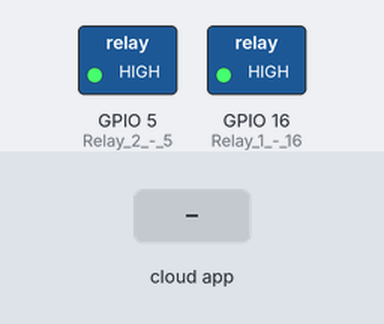
A sketch run on a simulated ESP8266 (NodeMCU). On the bench: switched loads named in the sketch (green lamp = pin HIGH). The inputs (shaded band) are chosen by the test bench. WiFi joins after 1.5 s; servers stay silent unless stated; no MQTT or app messages arrive unless stated; what the sketch prints to the serial monitor is not drawn.

Above: at 2.7 s.
2.8 s: the phone or cloud app sets relays to R1A
At 4.0 s:
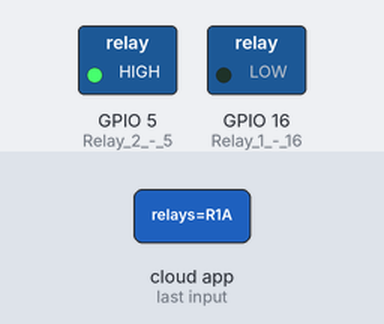
4.3 s: the phone or cloud app sets relays to 12A
At 5.5 s:
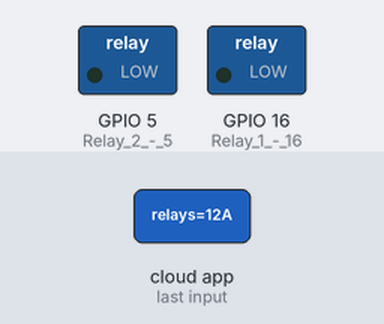
5.8 s: the phone or cloud app sets relays to R1B
At 6.3 s:
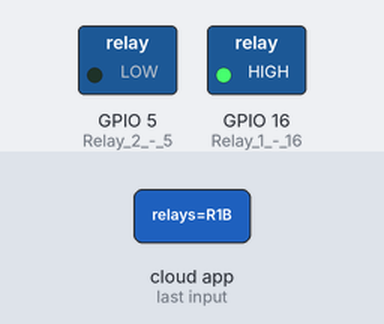
7.3 s: the phone or cloud app sets relays to R2B
At 7.7 s:
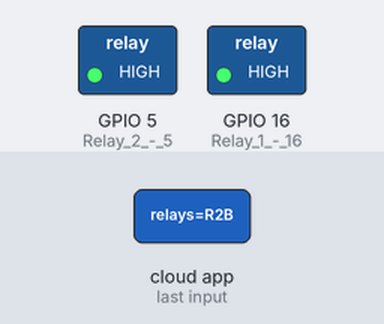
8.8 s: the phone or cloud app sets relays to R2A
At 9.6 s:
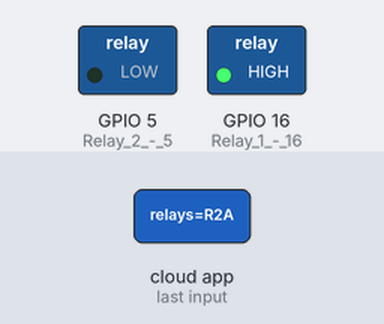
Timing chart, 0 to 11.3 s (numbered marks = the images above; inputs shaded):
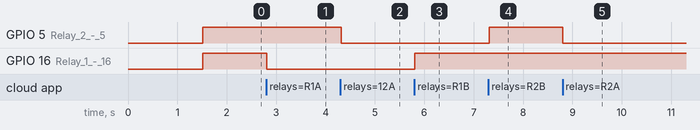

Measured:
- after the input at 2.8 s, GPIO 16 (Relay_1_-_16): HIGH → LOW at once
- after the input at 4.3 s, GPIO 5 (Relay_2_-_5): HIGH → LOW at once
- after the input at 5.8 s, GPIO 16 (Relay_1_-_16): LOW → HIGH at once
- after the input at 7.3 s, GPIO 5 (Relay_2_-_5): LOW → HIGH at once
- after the input at 8.8 s, GPIO 5 (Relay_2_-_5): HIGH → LOW at once

The sketch:

Home_Automation_Mqtt.ino
```cpp
//Home Automation Project - By - Steve Nathan de Sa

#include <ESP8266WiFi.h>
#include "Adafruit_MQTT.h"
#include "Adafruit_MQTT_Client.h"

/**WiFi Access Point**/

#define WLAN_SSID       "Pixel"
#define WLAN_PASS       "stevedesasnd7"

/**Adafruit.io Setup**/

#define AIO_SERVER      "io.adafruit.com"
#define AIO_SERVERPORT  1883                   // use 8883 for SSL
#define AIO_USERNAME    "stevedesa"
#define AIO_KEY         "f92e4c1f207b49dd827a31af59a30514"

/**Global State**/

// Create an ESP8266 WiFiClient class to connect to the MQTT server. // WiFiClient client; or WiFiClientSecure client;(SSL)
WiFiClient client;

// Setup the MQTT client class by passing in the WiFi client and MQTT server and login details.
Adafruit_MQTT_Client mqtt(&client, AIO_SERVER, AIO_SERVERPORT, AIO_USERNAME, AIO_KEY);

/**Feeds**/

// Feeds for publishing.
Adafruit_MQTT_Subscribe relays = Adafruit_MQTT_Subscribe(&mqtt, AIO_USERNAME "/feeds/relays");

/**Code**/

void MQTT_connect();

void setup() {
  Serial.begin(115200);
  delay(10);

  Serial.println("Home Automation Project - By Steve Nathan de Sa");

  // Connect to WiFi access point.
  Serial.println(); Serial.println();
  Serial.print("Connecting to ");
  Serial.println(WLAN_SSID);

  WiFi.begin(WLAN_SSID, WLAN_PASS);
  while (WiFi.status() != WL_CONNECTED)
  {
    delay(500);
    Serial.print(".");
  }
  Serial.println();

  Serial.println("WiFi connected");
  Serial.println("IP address: ");
  Serial.println(WiFi.localIP());

  // Setting up MQTT subscription for relay feeds.
  mqtt.subscribe(&relays);

  // Setting up relay pins
  pinMode(16, OUTPUT); //Relay 1 - 16
  pinMode(5, OUTPUT);  //Relay 2 - 5
  digitalWrite(16, HIGH); //Relay 1 - LOW (INITIALLY)
  digitalWrite(5, HIGH

  );  //Relay 2 - LOW (INITIALLY)
}

void MQTT_connect() //Connecting to the MQTT Server for publishing
{
  int8_t ret;

  // Stop if already connected.
  if (mqtt.connected())
  {
    return;
  }
  Serial.print("Connecting to MQTT... ");

  uint8_t retries = 3;
  while ((ret = mqtt.connect()) != 0)
       { // connect will return 0 for connected
        Serial.println(mqtt.connectErrorString(ret));
        Serial.println("Retrying MQTT connection in 5 seconds...");
        mqtt.disconnect();
        delay(5000);  // wait for 5 seconds
        retries--;
         if (retries == 0)
         { // basically die and wait for WDT to reset me
         while (1);
         }
       }
  Serial.println("MQTT Connected!");
}

void loop()
{
  MQTT_connect();

  Adafruit_MQTT_Subscribe *subscription;
  while ((subscription = mqtt.readSubscription(5000)))
  {
    if (subscription == &relays)
    {
      String last = (char *)relays.lastread;
      Serial.println(last);

      if(last == "R1A")
      {
        digitalWrite(16, LOW); //RELAY 1 ON
      }
      else if(last == "R1B")
      {
        digitalWrite(16, HIGH);  //RELAY 1 OFF
      }

      if(last == "R2A")
      {
        digitalWrite(5, LOW); //RELAY 2 ON
      }
      else if(last == "R2B")
      {
        digitalWrite(5, HIGH);  //RELAY 2 OFF
      }

      if(last == "12A")
      {
        digitalWrite(16, LOW); //RELAY 1 ON
        digitalWrite(5, LOW);  //RELAY 2 ON
      }
      else if(last == "12B")
      {
        digitalWrite(16, HIGH); //RELAY 1 OFF
        digitalWrite(5, HIGH);  //RELAY 2 OFF
      }
    }
  }
}
```
